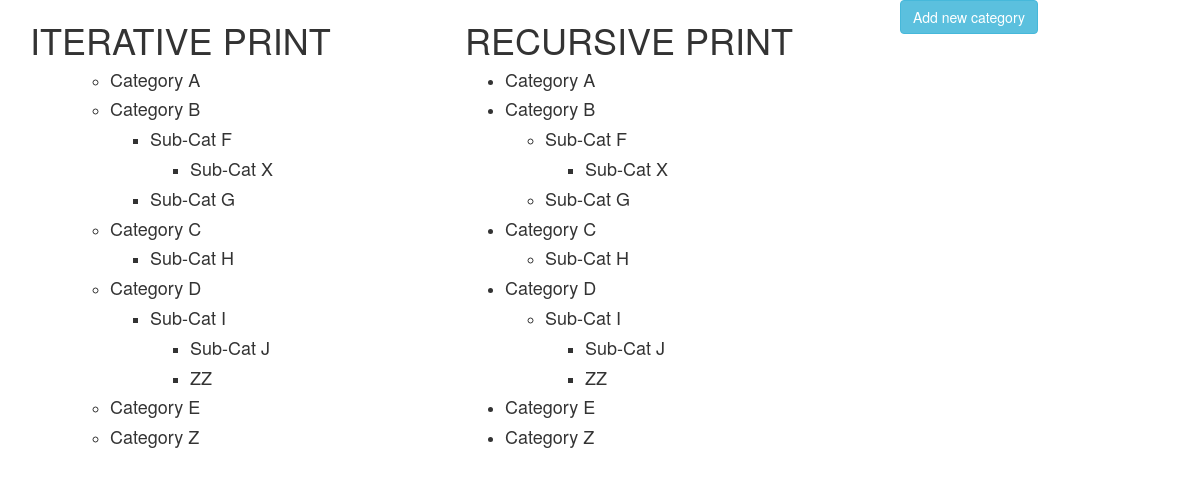
The page / on the database its author committed.
### tables this page shows
CREATE TABLE `categories` (
  `id` int(11) NOT NULL,
  `parent_id` int(11) NOT NULL,
  `name` varchar(64) NOT NULL
);

### CategoryTree.php (called while the page is built, shortened)
<?php
class CategoryTree
{
    public function __construct($name = "") {
        $this->name = $name;
    }
}

### db.php (called while the page is built, shortened)
<?php
class catDB
{
    private $database;
    public function __construct()
    {
        $this->database = new mysqli(DB_SERVER, DB_USERNAME, DB_PASSWORD, DB_DATABASE);
    }
    public function getAllCategories()
    {
        $prepare = $this->database->prepare("SELECT id, parent_id, name FROM categories");
        $prepare->execute() or die(mysqli_connect_errno() . "Cannot get matches");
        if($prepare) {
            $prepare->execute();
            return $prepare;
        }
        else return false;
    }
}
?>

### index.php (the view, shortened to what this page needs)
<?php
include('db.php');
include("CategoryTree.php");
$categories = new catDB();
$cat = $categories->getAllCategories()->get_result();
$categoriesArray = array();
while($row = mysqli_fetch_assoc($cat)){
    $categoriesArray[] = Category::create($row['id'], $row['parent_id'], $row['name']);
}
$x = buildTree($categoriesArray);
function recursive_print($categoryTree) {
    if($categoryTree->name != "Main")
        echo '<li><h4>' . $categoryTree->name . '</li></h4>';
    foreach($categoryTree->subCats as $subCat) {
        echo '<ul>';
        recursive_print($subCat);
        echo '</ul>';
    }
}
function iterative_print($categoryTree) {
    $stack = array(array($categoryTree));
    echo '<ul>'."\n";
    while (count($stack)) {
        $category = array_shift($stack[count($stack)-1]);
        if($category->name != "Main")
            echo '<li><h4>' . $category->name . '</li></h4>';
        echo '<ul>';
        $stack[] = $category->subCats;
        while (count($stack) && count($stack[count($stack)-1]) == 0) {
            echo '</ul>';
            array_pop($stack);
        }
    }
}
function buildTree($categoriesArray)
{
    $tree = new CategoryTree("Main");
    return $tree;
}
?>
<html>
<head>
    <link rel="stylesheet" href="https://maxcdn.bootstrapcdn.com/bootstrap/3.3.7/css/bootstrap.min.css">
</head>
<body>
<div class="main col-lg-9">
    <div class="col-lg-6">
        <h1>ITERATIVE PRINT</h1>
        <?php
        iterative_print($x);
        ?>
    </div>
    <div class="col-lg-6">
        <h1>RECURSIVE PRINT</h1>
        <?php
        recursive_print($x);
        ?>
    </div>
</div>
<div class="container">
    <a href="form.php" id="x" class="btn btn-info" role="button">Add new category</a>
</div>
</body>
</html>

### rows shown on the page
categories: name "Category A"
categories: name "Category B"
categories: name "Sub-Cat F"
categories: name "Sub-Cat X"
categories: name "Sub-Cat G"
categories: name "Category C"
categories: name "Sub-Cat H"
categories: name "Category D"
categories: name "Sub-Cat I"
categories: name "Sub-Cat J"
categories: name "ZZ"
categories: name "Category E"
categories: name "Category Z"
